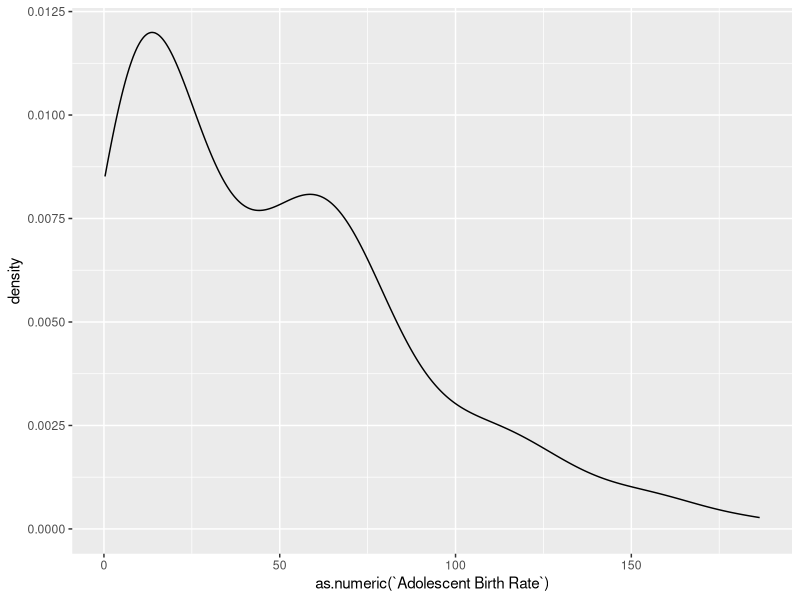
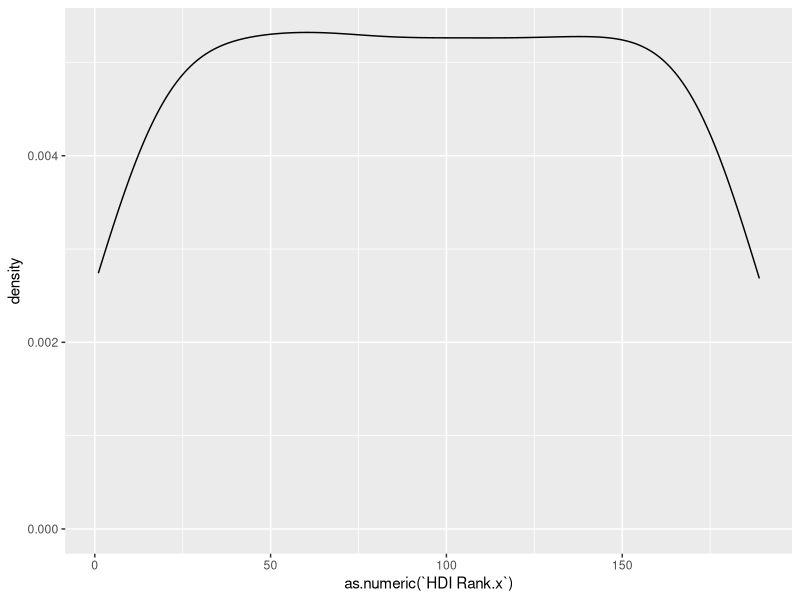
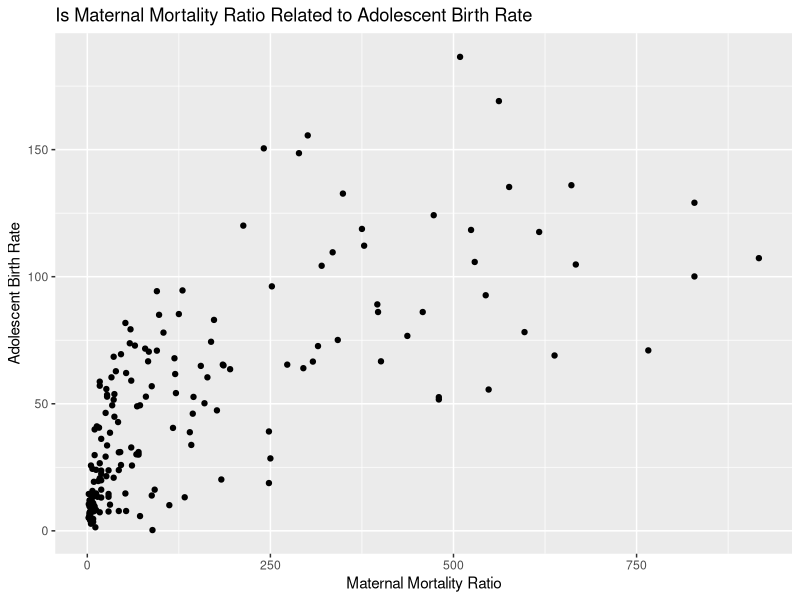
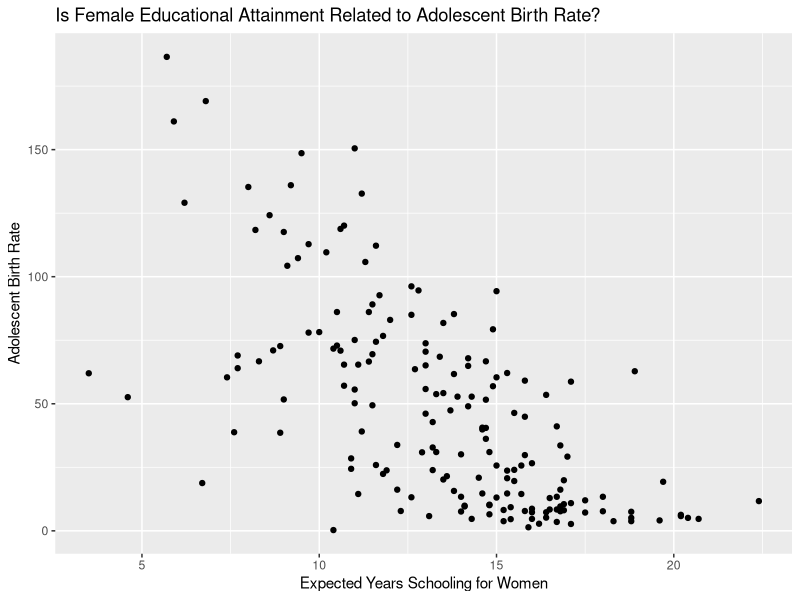
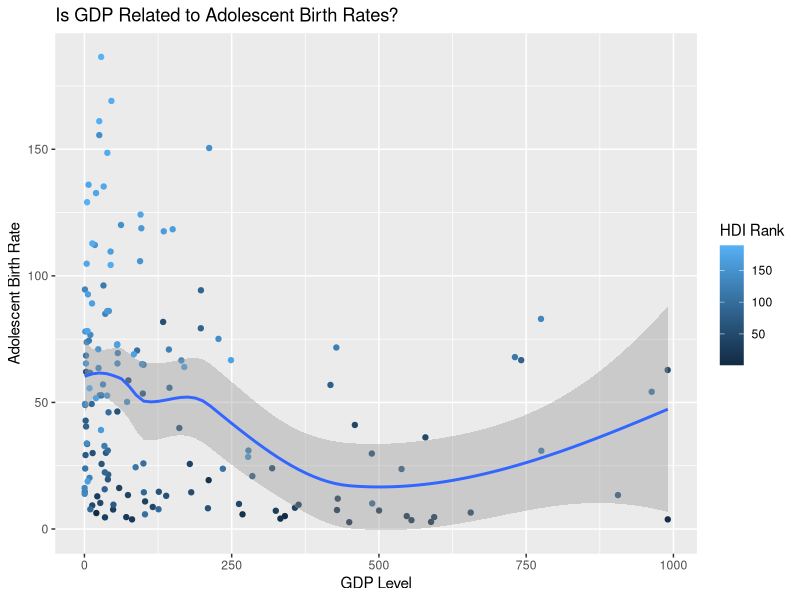

These charts were generated, in order, by the following R code: (Note: this script raises an error after producing the figures.)
## ---- chunk 1
library(tidyverse)
library(dplyr)
library(ggplot2)

knitr::opts_chunk$set(eval = TRUE, echo = FALSE, message = FALSE, warning = FALSE)
## ---- chunk 2
hdi1 <- read.csv("../data/HDI_Table1.csv")
hdi4 <- read.csv("../data/HDI_Table4.csv")
hdi5 <- read.csv("../data/HDI_Table5.csv")
hdi8 <- read.csv("../data/HDI_Table8.csv")
hdi10 <- read.csv("../data/HDI_Table10.csv")
adolescent_births <- read.csv("../data/Adolescent_Births.csv")
contraceptive_prevalence <- read.csv("../data/Contraceptive_Prevalence.csv")
## ---- chunk 3
hdi1_clean <- slice(hdi1, -c(1:7, 74, 128, 166, 200, 207:270))
hdi1_clean <- select(hdi1_clean, select = -c(X.1, X.3, X.5, X.7, X.9, X.11))
names(hdi1_clean) <- c("HDI Rank", "Country", "HDI 2019", "Life Expectancy Birth", "Expected Years Schooling", "Mean Years Schooling", "GNI Per Capita", "GNI Per Capita Minus HDI", "HDI 2018")

hdi4_clean <- slice(hdi4, -c(1:7, 74, 128, 166, 200, 207:264))
hdi4_clean <- select(hdi4_clean, select = -c(X.1, X.3, X.5, X.7, X.9, X.11, X.13, X.15, X.17, X.19, X.21, X.23))
names(hdi4_clean) <- c("HDI Rank", "Country", "Gender Development Index", "Gender Development Index Group", "HDI Female", "HDI Male", "Life Expectancy Birth Female", "Life Expectancy Birth Male", "Expected Years Schooling Female", "Expected Years Schooling Male", "Mean Years Schooling Female", "Mean Years Schooling Male", "Estimated GNI per Capita Female", "Estimated GNI per Capita Male")

hdi5_clean <- slice(hdi5, -c(1:7, 74, 128, 166, 200, 207:270))
hdi5_clean <- select(hdi5_clean, select = -c(X.1, X.3, X.5, X.7, X.9, X.11, X.13, X.15, X.17))
names(hdi5_clean) <- c("HDI Rank", "Country", "Gender Inequality Index", "Gender Inequality Index Rank", "Maternal Mortality Ratio", "Adolescent Birth Rate", "Seats Parliament Female", "Secondary Education Female", "Secondary Education Male", "Labour Participation Female", "Labour Participation Male")

hdi8_clean <- slice(hdi8, -c(1:7, 74, 128, 166, 200, 207:264))
hdi8_clean <- select(hdi8_clean, select = -c(X.1, X.3, X.5, X.7, X.9, X.11, X.13, X.15, X.17, X.19, X.21, X.23, X.25, X.27, X.29 : X.33))
names(hdi8_clean) <- c("HDI Rank", "Country", "Infants Breastfed", "Lack DTP Immunization", "Lack Measles Immunization", "Child Malnutrition", "Mortality Rate Infant", "Mortality Rate Under 5", "Mortality Rate Female", "Mortality Rate Male", "Mortality Rate Noncommunicable Female", "Mortality Rate Noncommunicable Male", "Malaria Incidence", "TB Incidence", "HIV Prevalence", "Healthy Life Expectancy at Birth", "Health Expenditure of GDP")

hdi10_clean <- slice(hdi10, -c(1:7, 74, 128, 166, 200, 207:260))
hdi10_clean <- select(hdi10_clean, select = -c(X.1, X.3, X.5, X.7, X.9, X.11, X.13, X.15, X.17, X.19, X.21, X.23))
names(hdi10_clean) <- c("HDI Rank", "Country", "GDP", "GDP per Capita", "GDP Annual Growth", "Labour Share", "Gross Fixed Capital Formation of GDP", "General Government Consumption of GDP", "General Government Consumption Annual Growth", "Total Tax Revenue of GDP", "Taxes Income Profits Capital Gains of TTR", "External Debt Stock of GNI", "Total Debt Service of GNI", "Consumer Price Index")

adolescent_births_clean <- select(adolescent_births, select = c(ParentLocation, Location, Period, IsLatestYear, FactValueNumeric, Value))
names(adolescent_births_clean) <- c("World Region", "Country", "Period", "Is Latest Year", "Adolescent Births", "Adolescent Births Text")

contraceptive_prevalence_clean <- slice(contraceptive_prevalence, -c(1:8))
contraceptive_prevalence_clean <- select(contraceptive_prevalence_clean, select = c(X, X.2, X.3, X.4, X.5, X.6, X.19))
names(contraceptive_prevalence_clean) <- c("Country", "Survey Start Year", "Survey End Year", "Age Group", "Contraceptive Any Method", "Contraceptive Modern Method", "Contraceptive Traditional Method")
## ---- chunk 4

country_joined <- hdi1_clean %>%
  inner_join(hdi10_clean, by = "Country")%>%
  inner_join(hdi4_clean, by = "Country")%>%
  inner_join(hdi5_clean, by = "Country")%>%
  inner_join(hdi8_clean, by = "Country")

contraceptives_joined <- contraceptive_prevalence_clean %>%
  inner_join(adolescent_births_clean, by = "Country")
## ---- chunk 5

country_joined %>%
  ggplot(aes(x = as.numeric(`Adolescent Birth Rate`)))+
  geom_density()
## ---- chunk 6
country_joined %>%
  ggplot(aes(x = as.numeric(`HDI Rank.x`)))+
  geom_density()
## ---- chunk 7
ggplot(country_joined, aes(x = as.numeric(`Maternal Mortality Ratio`), 
                           y = as.numeric(`Adolescent Birth Rate`))) +
  geom_point() +
  labs(title= "Is Maternal Mortality Ratio Related to Adolescent Birth Rate",
       x = "Maternal Mortality Ratio", y = "Adolescent Birth Rate")

## ---- chunk 8
country_joined %>%
  ggplot(aes(x= as.numeric(`Expected Years Schooling Female`), 
             y= as.numeric(`Adolescent Birth Rate`))) +
  geom_point() +
  labs(
    title= "Is Female Educational Attainment Related to Adolescent Birth Rate?",
    x="Expected Years Schooling for Women",
    y="Adolescent Birth Rate"
  )
## ---- chunk 9
ggplot(country_joined, aes(x = as.numeric(`GDP`), 
                           y = as.numeric(`Adolescent Birth Rate`), color = as.numeric(`HDI Rank.x`))) +
  geom_point() +
  geom_smooth() +
  labs(
    title= "Is GDP Related to Adolescent Birth Rates?",
    x="GDP Level",
    y="Adolescent Birth Rate",
    color = "HDI Rank") 
## ---- chunk 10
country_joined <- country_joined %>%
  filter(!`GDP` == "..") %>%
  filter(!`Adolescent Birth Rate` == "..") %>%
  #filter(!`GNI Per Capita` == "..") %>%
  filter(!`GDP per Capita` == "..") %>%
  mutate(GDP = as.numeric(`GDP`)) %>%
  mutate(Adolescent_Birth_Rate = as.numeric(`Adolescent Birth Rate`)) %>%
  mutate(HDI_Rank = as.factor(`HDI Rank.x`)) %>%
  #mutate(GNI_Per_Capita = as.numeric(`GNI per Capita`)) %>%
  mutate(`GDP per Capita` = str_replace(`GDP per Capita`, ",", "")) %>%
  mutate(GDP_Per_Capita = as.numeric(`GDP per Capita`))
  

gdp_linreg <- country_joined %>%
  select(Adolescent_Birth_Rate, GDP, HDI_Rank, GDP_Per_Capita)
         
mainfit <- linear_reg() %>%
  set_engine("lm") %>%
  fit(Adolescent_Birth_Rate ~ GDP + HDI_Rank + GDP_Per_Capita, data = gdp_linreg)
tidy(mainfit)
## ---- chunk 11
ggplot(country_joined, aes(x = as.numeric(`Life Expectancy Birth Female`), 
                           y = as.numeric(`Adolescent Birth Rate`))) +
  geom_point()+
  labs(
    title= "Is Female Life Expectacy at Birth Related to Adolescent Birth Rate?",
    x="Female Life Expectacy at Birth",
    y="Adolescent Birth Rate"
  )

## ---- chunk 12
country_joined %>%
  ggplot(aes(x= as.numeric(`HDI 2019`), 
             y= as.numeric(`Adolescent Birth Rate`))) +
  geom_point() +
  labs(
    title= "Is HDI in 2019 Related to Adolescent Birth Rate?",
    x="2019 HDI",
    y="Adolescent Birth Rate"
  )
## ---- chunk 13
country_joined %>%
  ggplot(aes(x= as.numeric(`Labour Participation Female`), 
             y= as.numeric(`Adolescent Birth Rate`)))+
  geom_point() +
  labs(
    title= "Is Female Labor Participation Related to Adolescent Birth Rate?",
    x="Female Labor Participation",
    y="Adolescent Birth Rate"
  )
## ---- chunk 14
country_joined %>%
  ggplot(aes(x= as.numeric(`Gender Development Index.y`), 
             y= as.numeric(`Adolescent Birth Rate`))) +
  geom_point() +
  labs(
    title= "Is Gender Development Index Related to Adolescent Birth Rate?",
    x="Gender Development Index",
    y="Adolescent Birth Rate"
  )
## ---- chunk 15
# mainfit_2 <- linear_reg() %>% 
#   set_engine("lm") %>%
#   fit(`Adolescent Birth Rate` ~ `Gender Development Index.y` + `Labour Participation Female` + `HDI 2019` + `Life Expectancy Birth Female` + `GDP` + `HDI Rank.x` + `Expected Years Schooling Female` + `Maternal Mortality Ratio`, data = country_joined)
# tidy(mainfit_2)
## ---- chunk 16
